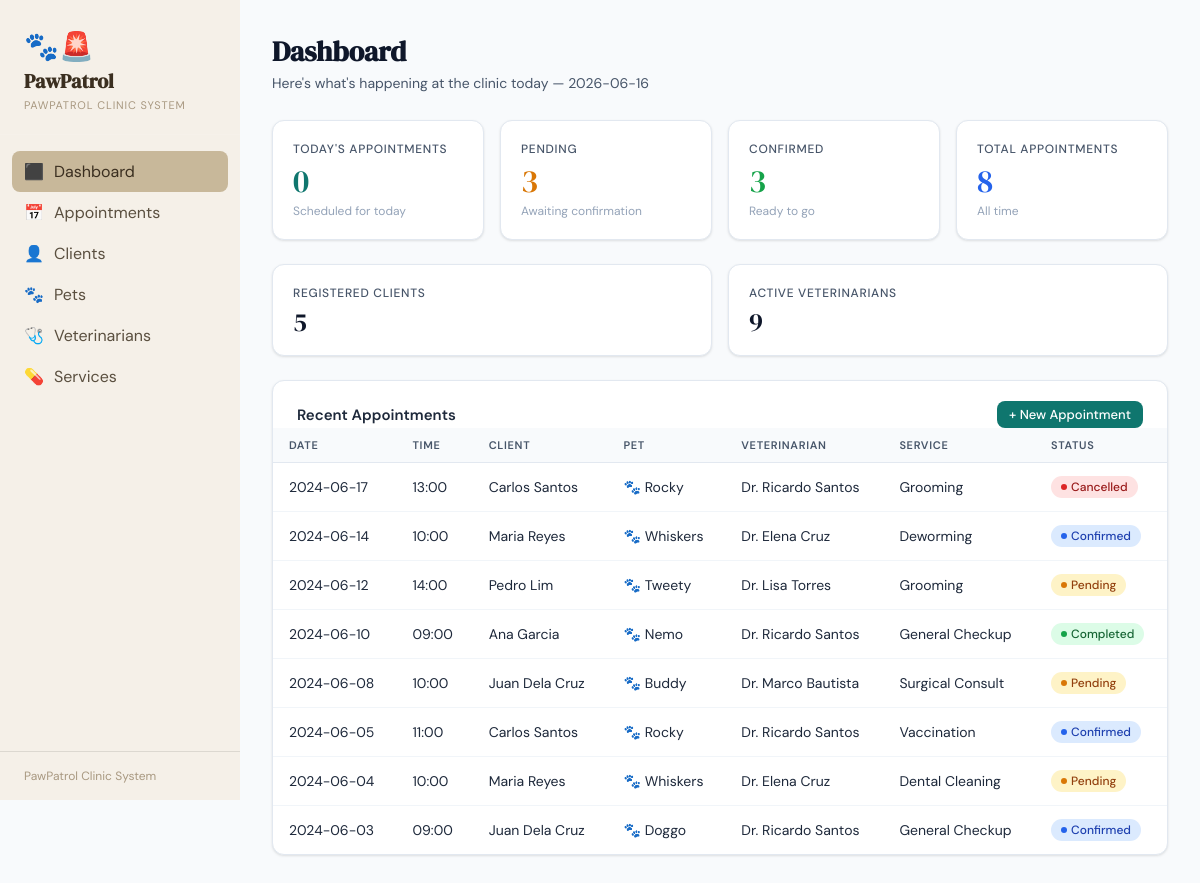
Before: / with the older database file.
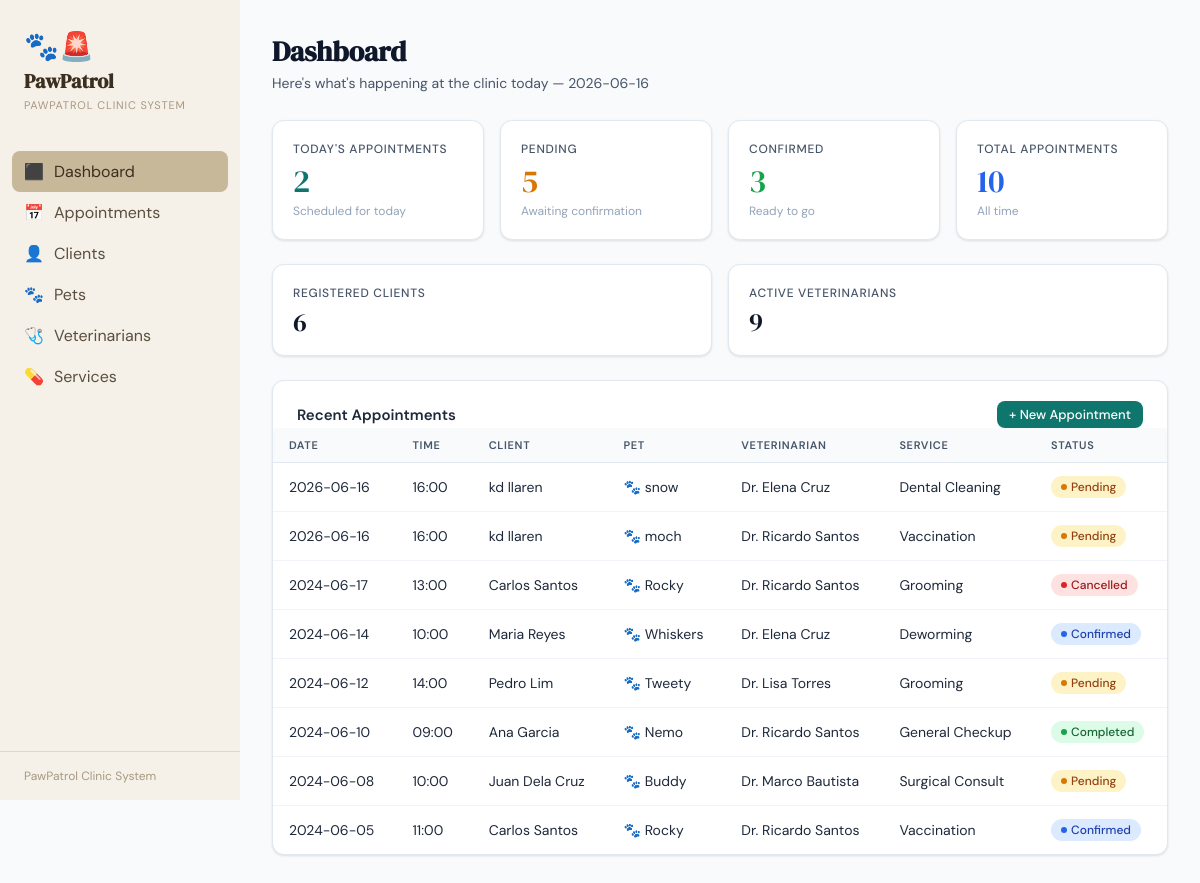
After: the same page with the newer database file.
### tables this page shows
CREATE TABLE APPOINTMENT (
            appointment_id   INTEGER PRIMARY KEY AUTOINCREMENT,
            client_id        INTEGER NOT NULL,
            pet_id           INTEGER NOT NULL,
            vet_id           INTEGER NOT NULL,
            service_id       INTEGER NOT NULL,
            appointment_date TEXT NOT NULL,
            appointment_time TEXT NOT NULL,
            status           TEXT DEFAULT 'Pending',
            notes            TEXT,
            created_at       TEXT DEFAULT (datetime('now')),
            FOREIGN KEY (client_id)  REFERENCES CLIENT(client_id),
            FOREIGN KEY (pet_id)     REFERENCES PET(pet_id),
            FOREIGN KEY (vet_id)     REFERENCES VETERINARIAN(vet_id),
            FOREIGN KEY (service_id) REFERENCES SERVICE(service_id),
            UNIQUE (vet_id, appointment_date, appointment_time)
        );

CREATE TABLE PET (
            pet_id    INTEGER PRIMARY KEY AUTOINCREMENT,
            client_id INTEGER NOT NULL,
            pet_name  TEXT NOT NULL,
            species   TEXT NOT NULL,
            breed     TEXT,
            age       INTEGER,
            weight_kg REAL,
            FOREIGN KEY (client_id) REFERENCES CLIENT(client_id) ON DELETE CASCADE
        );

CREATE TABLE SERVICE (
            service_id       INTEGER PRIMARY KEY AUTOINCREMENT,
            service_name     TEXT NOT NULL,
            description      TEXT,
            duration_minutes INTEGER NOT NULL,
            price            REAL NOT NULL
        );

### app.py (the view)
@app.route("/")
def dashboard():
    db = get_db()
    today = date.today().isoformat()
    stats = {
        "total":     db.execute("SELECT COUNT(*) FROM APPOINTMENT").fetchone()[0],
        "today":     db.execute("SELECT COUNT(*) FROM APPOINTMENT WHERE appointment_date=?", (today,)).fetchone()[0],
        "pending":   db.execute("SELECT COUNT(*) FROM APPOINTMENT WHERE status='Pending'").fetchone()[0],
        "confirmed": db.execute("SELECT COUNT(*) FROM APPOINTMENT WHERE status='Confirmed'").fetchone()[0],
        "completed": db.execute("SELECT COUNT(*) FROM APPOINTMENT WHERE status='Completed'").fetchone()[0],
        "clients":   db.execute("SELECT COUNT(*) FROM CLIENT").fetchone()[0],
        "vets":      db.execute("SELECT COUNT(*) FROM VETERINARIAN WHERE is_active=1").fetchone()[0],
    }
    upcoming = db.execute("""
        SELECT a.appointment_id, a.appointment_date, a.appointment_time,
               c.first_name||' '||c.last_name AS client_name,
               p.pet_name, v.first_name||' '||v.last_name AS vet_name,
               s.service_name, a.status
        FROM APPOINTMENT a
        JOIN CLIENT c ON a.client_id=c.client_id
        JOIN PET p ON a.pet_id=p.pet_id
        JOIN VETERINARIAN v ON a.vet_id=v.vet_id
        JOIN SERVICE s ON a.service_id=s.service_id
        ORDER BY a.appointment_date DESC, a.appointment_time
        LIMIT 8
    """).fetchall()
    return render_template("dashboard.html", stats=stats, upcoming=upcoming, today=today)

### app.py (called while the page is built)
def get_db():
    conn = sqlite3.connect(DB)
    conn.row_factory = sqlite3.Row
    conn.execute("PRAGMA foreign_keys = ON")
    return conn

### templates/dashboard.html (shortened to what this page needs)
{% extends "base.html" %}
{% block content %}
<div class="page-header">
  <h2>Dashboard</h2>
  <p>Here's what's happening at the clinic today — {{ today }}</p>
</div>
<div class="stat-grid">
  <div class="stat-card teal">
    <div class="label">Today's Appointments</div>
    <div class="value">{{ stats.today }}</div>
    <div class="sub">Scheduled for today</div>
  </div>
  <div class="stat-card amber">
    <div class="label">Pending</div>
    <div class="value">{{ stats.pending }}</div>
    <div class="sub">Awaiting confirmation</div>
  </div>
  <div class="stat-card green">
    <div class="label">Confirmed</div>
    <div class="value">{{ stats.confirmed }}</div>
    <div class="sub">Ready to go</div>
  </div>
  <div class="stat-card blue">
    <div class="label">Total Appointments</div>
    <div class="value">{{ stats.total }}</div>
    <div class="sub">All time</div>
  </div>
</div>
<div style="display:grid;grid-template-columns:1fr 1fr;gap:16px;margin-bottom:24px">
  <div class="stat-card">
    <div class="label">Registered Clients</div>
    <div class="value" style="font-size:26px">{{ stats.clients }}</div>
  </div>
  <div class="stat-card">
    <div class="label">Active Veterinarians</div>
    <div class="value" style="font-size:26px">{{ stats.vets }}</div>
  </div>
</div>
<div class="card">
  <div class="card-header">
    <h3>Recent Appointments</h3>
    <a href="{{ url_for('new_appointment') }}" class="btn btn-primary btn-sm">+ New Appointment</a>
  </div>
  <div class="card-body" style="padding:0">
    <div class="table-wrap">
      <table>
        <thead><tr>
          <th>Date</th><th>Time</th><th>Client</th><th>Pet</th><th>Veterinarian</th><th>Service</th><th>Status</th>
        </tr></thead>
        <tbody>
        {% for a in upcoming %}
        <tr>
          <td>{{ a.appointment_date }}</td>
          <td>{{ a.appointment_time }}</td>
          <td>{{ a.client_name }}</td>
          <td>🐾 {{ a.pet_name }}</td>
          <td>Dr. {{ a.vet_name }}</td>
          <td>{{ a.service_name }}</td>
          <td><span class="badge {{ a.status|lower }}">{{ a.status }}</span></td>
        </tr>
        {% endfor %}
        </tbody>
      </table>
    </div>
  </div>
</div>
{% endblock %}

Changed rows visible on the page:
no longer on this page (row unchanged): APPOINTMENT: appointment_date "2024-06-04", appointment_time "10:00", client_name "Maria Reyes", pet_name "Whiskers", vet_name "Elena Cruz", service_name "Dental Cleaning", status "Pending"
no longer on this page (row unchanged): APPOINTMENT: appointment_date "2024-06-03", appointment_time "09:00", client_name "Juan Dela Cruz", pet_name "Doggo", vet_name "Ricardo Santos", service_name "General Checkup", status "Confirmed"
added APPOINTMENT: appointment_date "2026-06-16", appointment_time "16:00", client_name "kd llaren", pet_name "snow", vet_name "Elena Cruz", service_name "Dental Cleaning", status "Pending"
added APPOINTMENT: appointment_date "2026-06-16", appointment_time "16:00", client_name "kd llaren", pet_name "moch", vet_name "Ricardo Santos", service_name "Vaccination", status "Pending"
Other visible differences:
{{ stats.today }}: "0" → "2"
{{ stats.pending }}: "3" → "5"
{{ stats.total }}: "8" → "10"
{{ stats.clients }}: "5" → "6"
